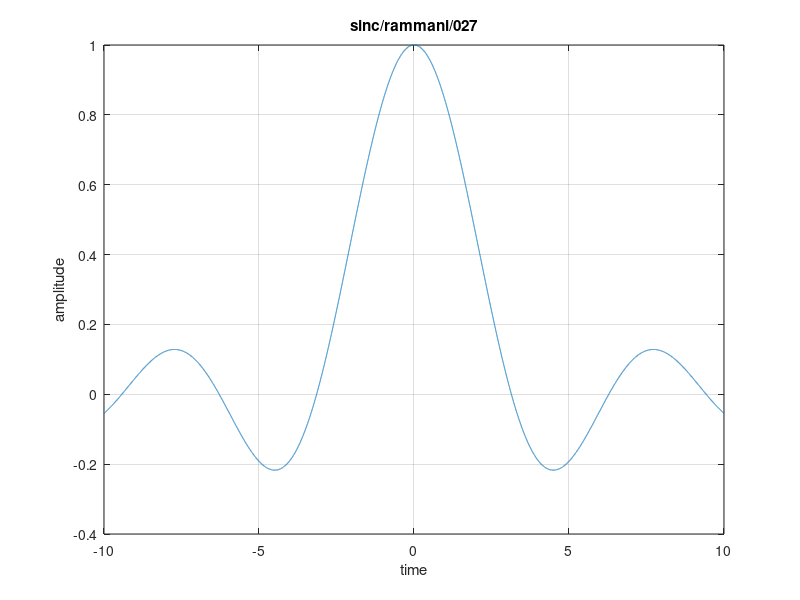

Source code (MATLAB):
% sinc signal
clc;
clear all;
close all;

t = -10:0.001:10;
y = sin(t)./t;

plot(t, y);
xlabel('time');
ylabel('amplitude')
title('sinc/rammani/027')
grid on;